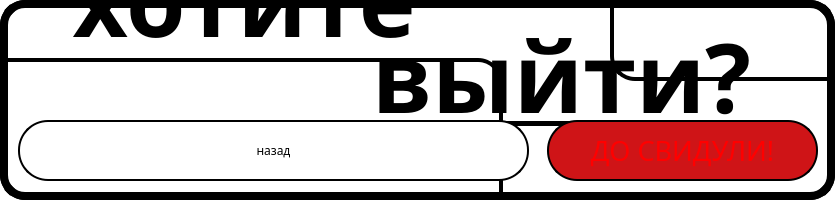
<?xml version="1.0" encoding="UTF-8"?>
<ui version="4.0">
 <class>vihod</class>
 <widget class="QMainWindow" name="vihod">
  <property name="geometry">
   <rect>
    <x>0</x>
    <y>0</y>
    <width>835</width>
    <height>200</height>
   </rect>
  </property>
  <property name="windowTitle">
   <string>MainWindow</string>
  </property>
  <property name="styleSheet">
   <string notr="true">background-color: rgb(255, 255, 255);
  border:8px solid #000000;
  border-radius: 25px;
</string>
  </property>
  <widget class="QWidget" name="centralwidget">
   <widget class="QPushButton" name="vihod_2">
    <property name="geometry">
     <rect>
      <x>547</x>
      <y>120</y>
      <width>271</width>
      <height>61</height>
     </rect>
    </property>
    <property name="font">
     <font>
      <family>SETxt</family>
      <pointsize>20</pointsize>
     </font>
    </property>
    <property name="styleSheet">
     <string notr="true">  border:2px solid #000000;
  border-radius: 30px;
background-color: rgb(207, 20, 23);
color: rgb(255, 0, 0);</string>
    </property>
    <property name="text">
     <string>ДО СВИДУЛИ!</string>
    </property>
   </widget>
   <widget class="QLabel" name="label_3">
    <property name="geometry">
     <rect>
      <x>11</x>
      <y>-70</y>
      <width>491</width>
      <height>141</height>
     </rect>
    </property>
    <property name="font">
     <font>
      <family>SETxt</family>
      <pointsize>70</pointsize>
      <weight>50</weight>
      <bold>false</bold>
     </font>
    </property>
    <property name="styleSheet">
     <string notr="true">  border:0px solid #000000;
background-color: qlineargradient(spread:pad, x1:0, y1:0.483409, x2:1, y2:0.363, stop:0 rgba(255, 255, 255, 0), stop:1 rgba(187, 187, 187, 0));
  border-radius: 30 px;
color: rgb(0, 0, 0);
</string>
    </property>
    <property name="text">
     <string>&lt;html&gt;&lt;head/&gt;&lt;body&gt;&lt;p align=&quot;center&quot;&gt;&lt;span style=&quot; font-size:72pt; font-weight:600;&quot;&gt;хотите &lt;/span&gt;&lt;/p&gt;&lt;/body&gt;&lt;/html&gt;</string>
    </property>
   </widget>
   <widget class="QLabel" name="label_6">
    <property name="geometry">
     <rect>
      <x>610</x>
      <y>-120</y>
      <width>511</width>
      <height>201</height>
     </rect>
    </property>
    <property name="font">
     <font>
      <family>SETxt</family>
      <pointsize>20</pointsize>
      <weight>75</weight>
      <bold>true</bold>
      <strikeout>false</strikeout>
      <stylestrategy>PreferAntialias</stylestrategy>
      <kerning>true</kerning>
     </font>
    </property>
    <property name="styleSheet">
     <string notr="true">  background-color: #ffffff;
  border:4px solid #000000;
  border-radius: 25px;
background-color: qlineargradient(spread:reflect, x1:0.379538, y1:0.568, x2:0.581, y2:0.544682, stop:0 rgba(255, 255, 255, 0), stop:1 rgba(187, 187, 187, 0));
color: rgb(0, 0, 0);</string>
    </property>
    <property name="text">
     <string notr="true"/>
    </property>
    <property name="textFormat">
     <enum>Qt::PlainText</enum>
    </property>
    <property name="scaledContents">
     <bool>false</bool>
    </property>
   </widget>
   <widget class="QLabel" name="label_5">
    <property name="geometry">
     <rect>
      <x>-18</x>
      <y>58</y>
      <width>521</width>
      <height>231</height>
     </rect>
    </property>
    <property name="font">
     <font>
      <family>SETxt</family>
      <pointsize>20</pointsize>
      <weight>75</weight>
      <bold>true</bold>
      <strikeout>false</strikeout>
      <stylestrategy>PreferAntialias</stylestrategy>
      <kerning>true</kerning>
     </font>
    </property>
    <property name="styleSheet">
     <string notr="true">  background-color: #ffffff;
  border:4px solid #000000;
  border-radius: 25px;
background-color: qlineargradient(spread:reflect, x1:0.379538, y1:0.568, x2:0.581, y2:0.544682, stop:0 rgba(255, 255, 255, 0), stop:1 rgba(187, 187, 187, 0));
color: rgb(0, 0, 0);</string>
    </property>
    <property name="text">
     <string notr="true"/>
    </property>
    <property name="textFormat">
     <enum>Qt::PlainText</enum>
    </property>
    <property name="scaledContents">
     <bool>false</bool>
    </property>
   </widget>
   <widget class="QPushButton" name="nazad">
    <property name="geometry">
     <rect>
      <x>18</x>
      <y>120</y>
      <width>511</width>
      <height>61</height>
     </rect>
    </property>
    <property name="font">
     <font>
      <family>SETxt</family>
      <pointsize>9</pointsize>
     </font>
    </property>
    <property name="styleSheet">
     <string notr="true">color: rgb(0, 0, 0);
  border:2px solid #000000;
  border-radius: 30px;
padding-left: 0px;
padding-up: 40px;
background-color: rgb(255, 255, 255);</string>
    </property>
    <property name="text">
     <string>назад</string>
    </property>
   </widget>
   <widget class="QLabel" name="label_4">
    <property name="geometry">
     <rect>
      <x>321</x>
      <y>6</y>
      <width>481</width>
      <height>141</height>
     </rect>
    </property>
    <property name="font">
     <font>
      <family>SETxt</family>
      <pointsize>70</pointsize>
      <weight>50</weight>
      <bold>false</bold>
     </font>
    </property>
    <property name="styleSheet">
     <string notr="true">  border:0px solid #000000;
background-color: qlineargradient(spread:pad, x1:0, y1:0.483409, x2:1, y2:0.363, stop:0 rgba(255, 255, 255, 0), stop:1 rgba(187, 187, 187, 0));
  border-radius: 30 px;
color: rgb(0, 0, 0);
</string>
    </property>
    <property name="text">
     <string>&lt;html&gt;&lt;head/&gt;&lt;body&gt;&lt;p align=&quot;center&quot;&gt;&lt;span style=&quot; font-size:72pt; font-weight:600; text-decoration: underline;&quot;&gt;выйти?&lt;/span&gt;&lt;/p&gt;&lt;/body&gt;&lt;/html&gt;</string>
    </property>
   </widget>
   <zorder>label_3</zorder>
   <zorder>label_6</zorder>
   <zorder>label_5</zorder>
   <zorder>label_4</zorder>
   <zorder>nazad</zorder>
   <zorder>vihod_2</zorder>
  </widget>
 </widget>
 <resources/>
 <connections>
  <connection>
   <sender>nazad</sender>
   <signal>clicked()</signal>
   <receiver>vihod</receiver>
   <slot>close()</slot>
   <hints>
    <hint type="sourcelabel">
     <x>492</x>
     <y>150</y>
    </hint>
    <hint type="destinationlabel">
     <x>543</x>
     <y>176</y>
    </hint>
   </hints>
  </connection>
 </connections>
</ui>
